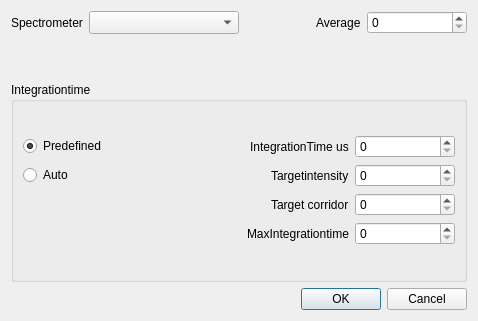
<?xml version="1.0" encoding="UTF-8"?>
<ui version="4.0">
 <class>TFrmSpectrConfig</class>
 <widget class="QDialog" name="TFrmSpectrConfig">
  <property name="geometry">
   <rect>
    <x>0</x>
    <y>0</y>
    <width>478</width>
    <height>321</height>
   </rect>
  </property>
  <property name="windowTitle">
   <string>Dialog</string>
  </property>
  <layout class="QFormLayout" name="formLayout">
   <item row="0" column="0" colspan="2">
    <layout class="QVBoxLayout" name="verticalLayout_4">
     <item>
      <layout class="QHBoxLayout" name="horizontalLayout_4">
       <item>
        <widget class="QLabel" name="label">
         <property name="layoutDirection">
          <enum>Qt::RightToLeft</enum>
         </property>
         <property name="text">
          <string>Spectrometer</string>
         </property>
        </widget>
       </item>
       <item>
        <widget class="QComboBox" name="cbSpectrList">
         <property name="sizePolicy">
          <sizepolicy hsizetype="Preferred" vsizetype="Minimum">
           <horstretch>0</horstretch>
           <verstretch>0</verstretch>
          </sizepolicy>
         </property>
         <property name="minimumSize">
          <size>
           <width>150</width>
           <height>0</height>
          </size>
         </property>
        </widget>
       </item>
       <item>
        <spacer name="horizontalSpacer_5">
         <property name="orientation">
          <enum>Qt::Horizontal</enum>
         </property>
         <property name="sizeHint" stdset="0">
          <size>
           <width>40</width>
           <height>20</height>
          </size>
         </property>
        </spacer>
       </item>
       <item>
        <widget class="QLabel" name="label_2">
         <property name="enabled">
          <bool>true</bool>
         </property>
         <property name="layoutDirection">
          <enum>Qt::RightToLeft</enum>
         </property>
         <property name="text">
          <string>Average</string>
         </property>
        </widget>
       </item>
       <item>
        <widget class="QSpinBox" name="sbAvg">
         <property name="minimumSize">
          <size>
           <width>100</width>
           <height>0</height>
          </size>
         </property>
        </widget>
       </item>
      </layout>
     </item>
     <item>
      <spacer name="verticalSpacer">
       <property name="orientation">
        <enum>Qt::Vertical</enum>
       </property>
       <property name="sizeHint" stdset="0">
        <size>
         <width>20</width>
         <height>40</height>
        </size>
       </property>
      </spacer>
     </item>
     <item>
      <widget class="QGroupBox" name="groupBox">
       <property name="minimumSize">
        <size>
         <width>0</width>
         <height>200</height>
        </size>
       </property>
       <property name="title">
        <string>Integrationtime</string>
       </property>
       <layout class="QGridLayout" name="gridLayout">
        <item row="0" column="0">
         <layout class="QVBoxLayout" name="verticalLayout">
          <item>
           <layout class="QHBoxLayout" name="horizontalLayout">
            <item>
             <widget class="QRadioButton" name="rbtnPredefined">
              <property name="text">
               <string>Predefined</string>
              </property>
              <property name="checked">
               <bool>true</bool>
              </property>
             </widget>
            </item>
            <item>
             <spacer name="horizontalSpacer_4">
              <property name="orientation">
               <enum>Qt::Horizontal</enum>
              </property>
              <property name="sizeHint" stdset="0">
               <size>
                <width>40</width>
                <height>20</height>
               </size>
              </property>
             </spacer>
            </item>
            <item>
             <widget class="QLabel" name="label_3">
              <property name="layoutDirection">
               <enum>Qt::RightToLeft</enum>
              </property>
              <property name="text">
               <string>IntegrationTime us</string>
              </property>
             </widget>
            </item>
            <item>
             <widget class="QSpinBox" name="sbIntegrTime">
              <property name="minimumSize">
               <size>
                <width>100</width>
                <height>0</height>
               </size>
              </property>
              <property name="maximum">
               <number>1000000000</number>
              </property>
             </widget>
            </item>
           </layout>
          </item>
          <item>
           <layout class="QVBoxLayout" name="verticalLayout_2">
            <item>
             <layout class="QHBoxLayout" name="horizontalLayout_2">
              <item>
               <widget class="QRadioButton" name="rbtnAuto">
                <property name="text">
                 <string>Auto</string>
                </property>
               </widget>
              </item>
              <item>
               <spacer name="horizontalSpacer_3">
                <property name="orientation">
                 <enum>Qt::Horizontal</enum>
                </property>
                <property name="sizeHint" stdset="0">
                 <size>
                  <width>40</width>
                  <height>20</height>
                 </size>
                </property>
               </spacer>
              </item>
              <item>
               <widget class="QLabel" name="label_4">
                <property name="layoutDirection">
                 <enum>Qt::RightToLeft</enum>
                </property>
                <property name="text">
                 <string>Targetintensity</string>
                </property>
               </widget>
              </item>
              <item>
               <widget class="QSpinBox" name="sbTargetIntensity">
                <property name="minimumSize">
                 <size>
                  <width>100</width>
                  <height>0</height>
                 </size>
                </property>
                <property name="maximum">
                 <number>100</number>
                </property>
               </widget>
              </item>
             </layout>
            </item>
           </layout>
          </item>
          <item>
           <layout class="QHBoxLayout" name="horizontalLayout_5">
            <item>
             <spacer name="horizontalSpacer_6">
              <property name="orientation">
               <enum>Qt::Horizontal</enum>
              </property>
              <property name="sizeHint" stdset="0">
               <size>
                <width>40</width>
                <height>20</height>
               </size>
              </property>
             </spacer>
            </item>
            <item>
             <widget class="QLabel" name="label_6">
              <property name="layoutDirection">
               <enum>Qt::RightToLeft</enum>
              </property>
              <property name="text">
               <string>Target corridor</string>
              </property>
             </widget>
            </item>
            <item>
             <widget class="QSpinBox" name="sbTargetCorridor">
              <property name="minimumSize">
               <size>
                <width>100</width>
                <height>0</height>
               </size>
              </property>
              <property name="minimum">
               <number>0</number>
              </property>
              <property name="maximum">
               <number>100</number>
              </property>
             </widget>
            </item>
           </layout>
          </item>
          <item>
           <layout class="QHBoxLayout" name="horizontalLayout_3">
            <item>
             <spacer name="horizontalSpacer_2">
              <property name="orientation">
               <enum>Qt::Horizontal</enum>
              </property>
              <property name="sizeHint" stdset="0">
               <size>
                <width>40</width>
                <height>20</height>
               </size>
              </property>
             </spacer>
            </item>
            <item>
             <widget class="QLabel" name="label_5">
              <property name="layoutDirection">
               <enum>Qt::RightToLeft</enum>
              </property>
              <property name="text">
               <string>MaxIntegrationtime</string>
              </property>
             </widget>
            </item>
            <item>
             <widget class="QSpinBox" name="sbMaxIntegTime">
              <property name="minimumSize">
               <size>
                <width>100</width>
                <height>0</height>
               </size>
              </property>
              <property name="maximum">
               <number>1000000000</number>
              </property>
             </widget>
            </item>
           </layout>
          </item>
         </layout>
        </item>
       </layout>
      </widget>
     </item>
     <item>
      <widget class="QDialogButtonBox" name="buttonBox">
       <property name="orientation">
        <enum>Qt::Horizontal</enum>
       </property>
       <property name="standardButtons">
        <set>QDialogButtonBox::Cancel|QDialogButtonBox::Ok</set>
       </property>
      </widget>
     </item>
    </layout>
   </item>
  </layout>
 </widget>
 <resources/>
 <connections>
  <connection>
   <sender>buttonBox</sender>
   <signal>accepted()</signal>
   <receiver>TFrmSpectrConfig</receiver>
   <slot>accept()</slot>
   <hints>
    <hint type="sourcelabel">
     <x>248</x>
     <y>254</y>
    </hint>
    <hint type="destinationlabel">
     <x>157</x>
     <y>274</y>
    </hint>
   </hints>
  </connection>
  <connection>
   <sender>buttonBox</sender>
   <signal>rejected()</signal>
   <receiver>TFrmSpectrConfig</receiver>
   <slot>reject()</slot>
   <hints>
    <hint type="sourcelabel">
     <x>316</x>
     <y>260</y>
    </hint>
    <hint type="destinationlabel">
     <x>286</x>
     <y>274</y>
    </hint>
   </hints>
  </connection>
 </connections>
</ui>
